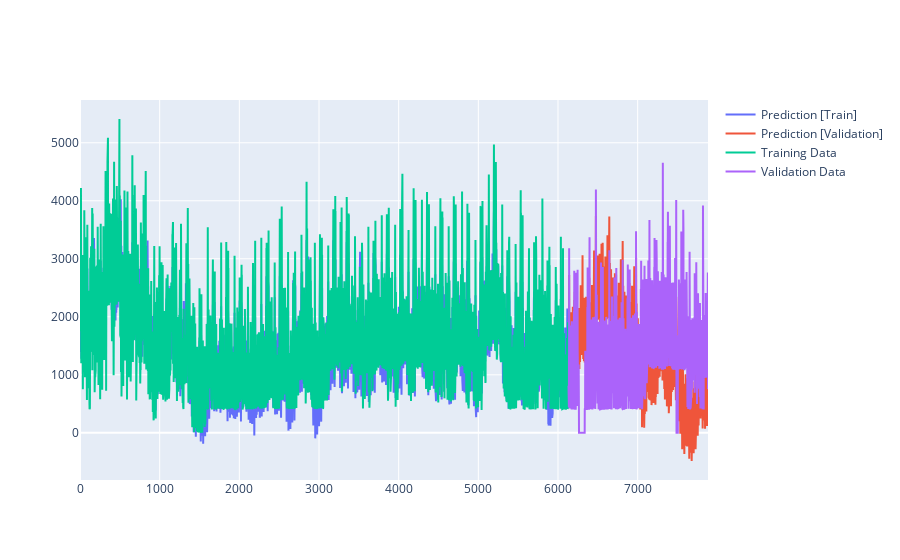

The notebook cell this image was saved under:
### Code cell
x = TRAIN
n_predict = VALIDATION.size
n_harmonics = 100

predictions = fourierExtrapolation(data=x,
                                   number_of_predictions=n_predict + TEST.size,
                                   n_sinusoids=n_harmonics)

fig = go.Figure()

fig.add_trace(go.Scatter(x=np.arange(predictions[:TRAIN.size].size),
                         y=predictions[:DATA.size],
                         name='Prediction [Train]',
                         mode='lines'))

fig.add_trace(go.Scatter(x=np.arange(start=predictions[:TRAIN.size].size, stop=predictions[:TRAIN.size].size + predictions[TRAIN.size:-TEST.size].size),
                         y=predictions[TRAIN.size:-TEST.size],
                         name='Prediction [Validation]',
                         mode='lines'))

fig.add_trace(go.Scatter(x=np.arange(TRAIN.size),
                         y=TRAIN,
                         name='Training Data',
                         mode='lines'))

fig.add_trace(go.Scatter(x=np.arange(start=TRAIN.size, stop=DATA.size),
                         y=VALIDATION,
                         name='Validation Data',
                         mode='lines'))


fig.show()

### Figure 1 — Plotly figure (JSON) as saved in the notebook; plotly's stock layout.template omitted (floating-point values rounded to 4 significant figures; data arrays with more than 128 entries replaced by an {"elided": "..."} marker saying what was removed)
{"data": [{"mode": "lines", "name": "Prediction [Train]", "x": {"elided": "6132 int values"}, "y": {"elided": "8760 float values"}, "type": "scatter"}, {"mode": "lines", "name": "Prediction [Validation]", "x": {"elided": "1752 int values"}, "y": {"elided": "1752 float values"}, "type": "scatter"}, {"mode": "lines", "name": "Training Data", "x": {"elided": "6132 int values"}, "y": {"elided": "6132 float values"}, "type": "scatter"}, {"mode": "lines", "name": "Validation Data", "x": {"elided": "2628 int values"}, "y": {"elided": "1752 float values"}, "type": "scatter"}], "layout": {}}
